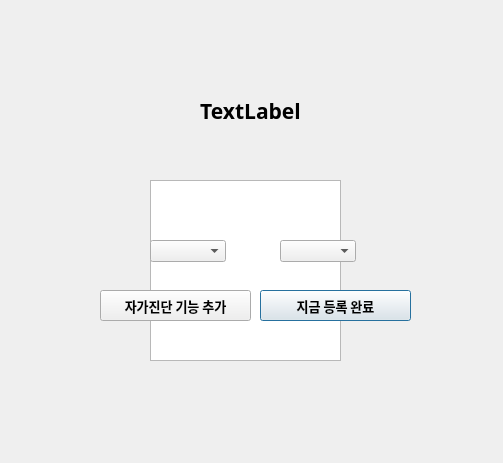
<?xml version="1.0" encoding="UTF-8"?>
<ui version="4.0">
 <class>Window</class>
 <widget class="QDialog" name="Window">
  <property name="geometry">
   <rect>
    <x>0</x>
    <y>0</y>
    <width>503</width>
    <height>463</height>
   </rect>
  </property>
  <property name="windowTitle">
   <string>Dialog</string>
  </property>
  <widget class="QLineEdit" name="SchoolInput">
   <property name="geometry">
    <rect>
     <x>180</x>
     <y>220</y>
     <width>151</width>
     <height>31</height>
    </rect>
   </property>
   <property name="font">
    <font>
     <family>나눔스퀘어라운드 ExtraBold</family>
     <pointsize>10</pointsize>
     <weight>75</weight>
     <bold>true</bold>
    </font>
   </property>
   <property name="text">
    <string>학교명을 입력하세요</string>
   </property>
   <property name="alignment">
    <set>Qt::AlignCenter</set>
   </property>
  </widget>
  <widget class="QLineEdit" name="NameInput">
   <property name="geometry">
    <rect>
     <x>195</x>
     <y>220</y>
     <width>113</width>
     <height>31</height>
    </rect>
   </property>
   <property name="font">
    <font>
     <family>나눔스퀘어라운드 ExtraBold</family>
     <pointsize>10</pointsize>
     <weight>75</weight>
     <bold>true</bold>
    </font>
   </property>
   <property name="text">
    <string>홍길동</string>
   </property>
   <property name="alignment">
    <set>Qt::AlignCenter</set>
   </property>
  </widget>
  <widget class="QLineEdit" name="BirthdayInput">
   <property name="geometry">
    <rect>
     <x>195</x>
     <y>260</y>
     <width>113</width>
     <height>31</height>
    </rect>
   </property>
   <property name="font">
    <font>
     <family>나눔스퀘어라운드 ExtraBold</family>
     <pointsize>10</pointsize>
     <weight>75</weight>
     <bold>true</bold>
    </font>
   </property>
   <property name="text">
    <string>050403</string>
   </property>
   <property name="alignment">
    <set>Qt::AlignCenter</set>
   </property>
  </widget>
  <widget class="QListWidget" name="SchoolSelectInput">
   <property name="geometry">
    <rect>
     <x>150</x>
     <y>180</y>
     <width>191</width>
     <height>181</height>
    </rect>
   </property>
   <property name="font">
    <font>
     <family>나눔스퀘어라운드 ExtraBold</family>
     <pointsize>10</pointsize>
     <weight>75</weight>
     <bold>true</bold>
    </font>
   </property>
  </widget>
  <widget class="QPushButton" name="NowOkButton">
   <property name="geometry">
    <rect>
     <x>260</x>
     <y>290</y>
     <width>151</width>
     <height>31</height>
    </rect>
   </property>
   <property name="font">
    <font>
     <family>나눔스퀘어라운드 ExtraBold</family>
     <pointsize>10</pointsize>
     <weight>75</weight>
     <bold>true</bold>
    </font>
   </property>
   <property name="text">
    <string>지금 등록 완료</string>
   </property>
  </widget>
  <widget class="QLabel" name="InfoLable">
   <property name="geometry">
    <rect>
     <x>0</x>
     <y>90</y>
     <width>501</width>
     <height>41</height>
    </rect>
   </property>
   <property name="font">
    <font>
     <family>나눔스퀘어라운드 ExtraBold</family>
     <pointsize>16</pointsize>
     <weight>75</weight>
     <bold>true</bold>
    </font>
   </property>
   <property name="text">
    <string>TextLabel</string>
   </property>
   <property name="alignment">
    <set>Qt::AlignCenter</set>
   </property>
  </widget>
  <widget class="QPushButton" name="CovOkButton">
   <property name="geometry">
    <rect>
     <x>100</x>
     <y>290</y>
     <width>151</width>
     <height>31</height>
    </rect>
   </property>
   <property name="font">
    <font>
     <family>나눔스퀘어라운드 ExtraBold</family>
     <pointsize>10</pointsize>
     <weight>75</weight>
     <bold>true</bold>
    </font>
   </property>
   <property name="text">
    <string>자가진단 기능 추가</string>
   </property>
  </widget>
  <widget class="QComboBox" name="GradeInput">
   <property name="geometry">
    <rect>
     <x>150</x>
     <y>240</y>
     <width>76</width>
     <height>22</height>
    </rect>
   </property>
  </widget>
  <widget class="QComboBox" name="ClassInput">
   <property name="geometry">
    <rect>
     <x>280</x>
     <y>240</y>
     <width>76</width>
     <height>22</height>
    </rect>
   </property>
  </widget>
 </widget>
 <resources/>
 <connections/>
</ui>
